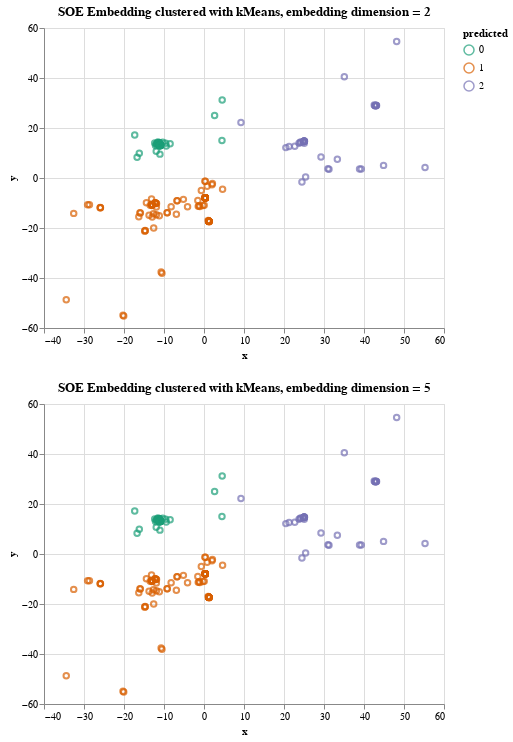

Notebook code for this chart:
### Markdown cell above
Here we see an example where Tangles outperform direct kMeans as well as SOE-kMeans.

### Code cell
p = AltairPlotter()
p.assignments(embedding_low[:, :2], ypred_soe_kmeans_low).properties(title="SOE Embedding clustered with kMeans, embedding dimension = 2") & p.assignments(embedding_high[:, :2], ypred_soe_kmeans_low).properties(title="SOE Embedding clustered with kMeans, embedding dimension = 5")

### Figure 1 — Vega-Lite specification as saved in the notebook (floating-point values rounded to 4 significant figures; data arrays with more than 128 entries replaced by an {"elided": "..."} marker saying what was removed)
{"config": {"view": {"continuousWidth": 400, "continuousHeight": 300}}, "vconcat": [{"data": {"name": "data-ae1c031f264798c432169d8ae785fe77"}, "mark": "point", "encoding": {"color": {"type": "nominal", "field": "predicted", "scale": {"scheme": "dark2"}}, "x": {"type": "quantitative", "field": "x"}, "y": {"type": "quantitative", "field": "y"}}, "title": "SOE Embedding clustered with kMeans, embedding dimension = 2"}, {"data": {"name": "data-ae1c031f264798c432169d8ae785fe77"}, "mark": "point", "encoding": {"color": {"type": "nominal", "field": "predicted", "scale": {"scheme": "dark2"}}, "x": {"type": "quantitative", "field": "x"}, "y": {"type": "quantitative", "field": "y"}}, "title": "SOE Embedding clustered with kMeans, embedding dimension = 5"}], "$schema": "https://vega.github.io/schema/vega-lite/v4.8.1.json", "datasets": {"data-ae1c031f264798c432169d8ae785fe77": {"elided": "200 records"}}}
